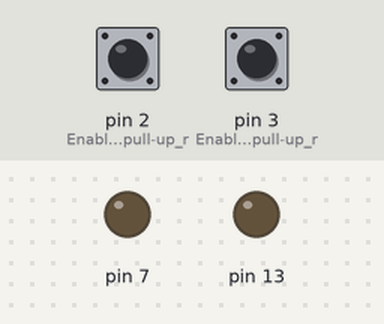
This sketch was run on a simulated Arduino Uno, built with avr-gcc and run on an emulated ATmega328P. Shown: output pins drawn as LEDs (lit = HIGH). The test bench sets the inputs (shaded band); at power-on: pin 2 (Enable_internal_pull-up_r) HIGH, pin 3 (Enable_internal_pull-up_r) HIGH. Random numbers use the default seed unless the sketch sets one.

Above: at 1.2 s.
1.3 s: pin 2 (Enable_internal_pull-up_r) pulled LOW for 0.15 s
At 1.7 s:
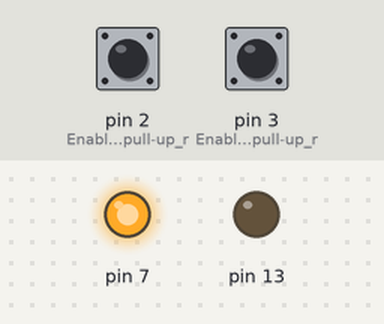
Timing chart, 0 to 4.3 s (numbered marks = the images above; inputs shaded):
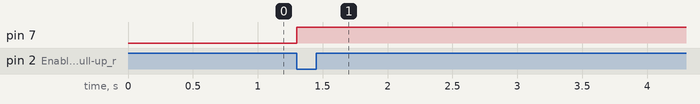

The sketch:

ExempleInterepteur.ino
```cpp
int etatInter;
int etatInterrupteur1;
int randNumber;
void setup() {
  // put your setup code here, to run once:
  pinMode(13, OUTPUT);

  pinMode(7, OUTPUT);

   pinMode(3, INPUT_PULLUP); // Enable internal pull-up resistor on pin 5
   digitalWrite(3,HIGH);

    pinMode(2, INPUT_PULLUP); // Enable internal pull-up resistor on pin 5
   digitalWrite(2,HIGH);

}

void loop() {
  // put your main code here, to run repeatedly:
  etatInter = digitalRead(3);
  etatInterrupteur1 = digitalRead(2);

  if ( etatInterrupteur1 == LOW )
        {
                randNumber = random(0,4);
               digitalWrite(7,HIGH);
               delay(randNumber*1000000);
               digitalWrite(7,LOW);

              digitalWrite(13,HIGH);
              delay(2000);
              digitalWrite(13,LOW);
              delay(10);

        }

        if ( etatInter == LOW )
        {
              digitalWrite(13,HIGH);
        }
         if ( etatInter == HIGH )
        {
              digitalWrite(13,LOW);
        }


}
```

Measured:
- after the input at 1.3 s, pin 7: LOW → HIGH at once
